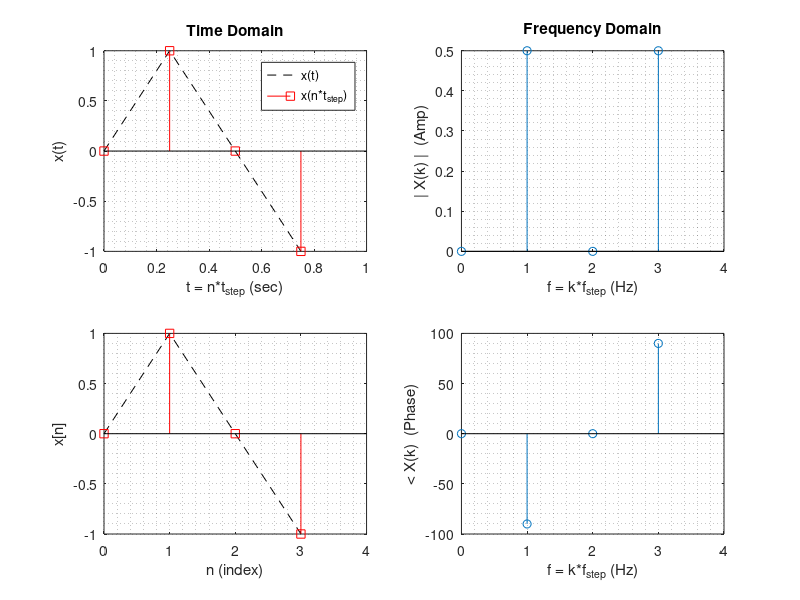
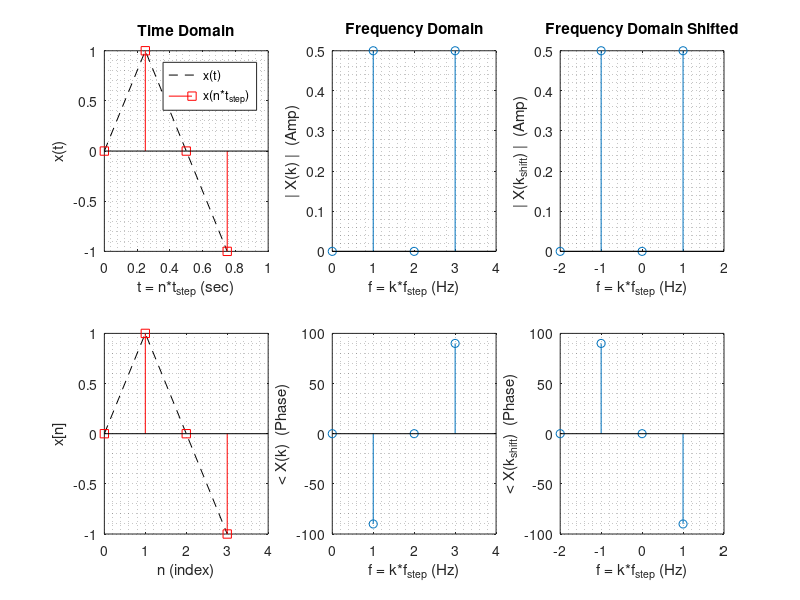

The MATLAB script that drew these images, in order:
% Basics of DFT (w/function FFT)
% ============================
clear all, close all, clc;

% PARAMETERS
N = 4;
Fs = 4;    

aux = 0:1:N-1;
tstep = 1/Fs;
fstep = Fs/N;

t = aux*tstep;
f = aux*fstep;

% FUNCTIONS
x_t = sin(2*pi*1*t);
X_k = (1/N)*fft(x_t);

% PLOTS
% Open figure with specific properties
% Position: [left bottom width height] &  Name: 'string'
scrsz = get(groot,'ScreenSize'); 
figure('Position',[0.1*scrsz(3)  0.2*scrsz(4) 0.7*scrsz(3) 0.6*scrsz(4)], ...
       'Name','Basics of DFT: Single Sine Function' )

% LEFT SIDE : Time Domain
subplot(221),plot(t,x_t,'k--'),hold on,grid minor
             stem(t,x_t,'rs'),hold off,xlim([0 N*tstep])
             xlabel('t = n*t_{step} (sec)'),ylabel('x(t)'),legend({'x(t)','x(n*t_{step})'})
             title('Time Domain')
subplot(223),plot(aux,x_t,'k--'),hold on,grid minor
             stem(aux,x_t,'rs'),hold off,xlim([0 N])
             xlabel('n (index)'),ylabel('x[n]')

% RIGHT SIDE : Frequency Domain                         
subplot(222),stem(f,abs(X_k)),grid minor,xlim([0 N*fstep])
             xlabel('f = k*f_{step} (Hz)'),ylabel('| X(k) |  (Amp)')
             title('Frequency Domain')
subplot(224),stem(f,180/pi*angle(X_k)),grid minor,xlim([0 N*fstep])
             xlabel('f = k*f_{step} (Hz)'),ylabel('< X(k)  (Phase)')



%% GOODIES FOR CLEARER PLOTS
% ===============================================
% (1) SET X_k TO ZERO WHEN AMP<EPS (floating point accuracy)
% ===============================================
mask = double(abs(X_k)>2*eps);
X_k = X_k.*mask;


% ===============================================
% (1) SHIFTING RANGE FROM 0<=>Fs  TO -Fs/2<=>+Fs/2
% ===============================================
X_k_shift = fftshift(X_k);
aux_shift = -N/2:1:N/2-1;
f_shift = fstep*aux_shift;


scrsz = get(groot,'ScreenSize'); 
figure('Position',[0.1*scrsz(3)  0.2*scrsz(4) 1*scrsz(3) 0.6*scrsz(4)], ...
       'Name','Basics of DFT + Plot Goodies : Single Sine Function' )

% LEFT SIDE : Time Domain
subplot(231),plot(t,x_t,'k--'),hold on,grid minor
             stem(t,x_t,'rs'),hold off,xlim([0 N*tstep])
             xlabel('t = n*t_{step} (sec)'),ylabel('x(t)'),legend({'x(t)','x(n*t_{step})'})
             title('Time Domain')
subplot(234),plot(aux,x_t,'k--'),hold on,grid minor
             stem(aux,x_t,'rs'),hold off,xlim([0 N])
             xlabel('n (index)'),ylabel('x[n]')

% MIDDLE : Frequency Domain                         
subplot(232),stem(f,abs(X_k)),grid minor,xlim([0 N*fstep])
             xlabel('f = k*f_{step} (Hz)'),ylabel('| X(k) |  (Amp)')
             title('Frequency Domain')
subplot(235),stem(f,180/pi*angle(X_k)),grid minor,xlim([0 N*fstep])
             xlabel('f = k*f_{step} (Hz)'),ylabel('< X(k)  (Phase)')

% RIGHT SIDE : Frequency Domain Shifted                         
subplot(233),stem(f_shift,abs(X_k_shift)),grid minor,xlim([-N/2*fstep +N/2*fstep])
             xlabel('f = k*f_{step} (Hz)'),ylabel('| X(k_{shift}) |  (Amp)')
             title('Frequency Domain Shifted')
subplot(236),stem(f_shift,180/pi*angle(X_k_shift)),grid minor,xlim([-N/2*fstep +N/2*fstep])
             xlabel('f = k*f_{step} (Hz)'),ylabel('< X(k_{shift})  (Phase)')

